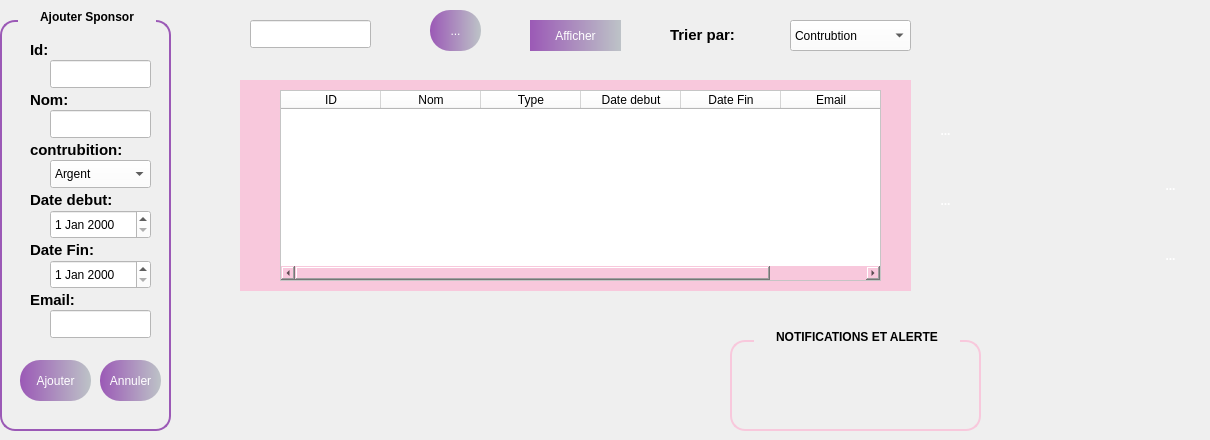
      <widget class="QWidget" name="tab_3">
       <attribute name="title">
        <string>Acceuil</string>
       </attribute>
       <widget class="QGroupBox" name="groupBox_6">
        <property name="geometry">
         <rect>
          <x>0</x>
          <y>0</y>
          <width>171</width>
          <height>431</height>
         </rect>
        </property>
        <property name="styleSheet">
         <string notr="true">QGroupBox {
    border: 2px solid #9B59B6;
    border-radius: 15px;
    margin-top: 20px;
    background: qlineargradient(spread:pad,
                                x1:0, y1:0,
                                x2:1, y2:0,
                                stop:0 #9B59B6,
                                stop:1 #BDC3C7);
    color: white;
    font-weight: bold;
    padding: 15px;
}

QGroupBox::title {
    subcontrol-origin: margin;
    subcontrol-position: top centre; 
    padding: 10px 20px; 
    border-radius: 15px; 
    background: qlineargradient(spread:pad,
                                x1:0, y1:0,
                                x2:1, y2:0,
                                stop:0 #9B59B6,
                                stop:1 #BDC3C7);
    color: black; 
    font-size: 20px; 
    font-weight: bold;

}QGroupBox {
    border: 2px solid #9B59B6;
    border-radius: 15px;
    margin-top: 20px;
    background: qlineargradient(spread:pad,
                                x1:0, y1:0,
                                x2:1, y2:0,
                                stop:0 #9B59B6,
                                stop:1 #BDC3C7);
    color: white;
    font-weight: bold;
    padding: 15px;
}

QGroupBox::title {
    subcontrol-origin: margin;
    subcontrol-position: top centre; 
    padding: 10px 20px; 
    border-radius: 15px; 
    background: qlineargradient(spread:pad,
                                x1:0, y1:0,
                                x2:1, y2:0,
                                stop:0 #9B59B6,
                                stop:1 #BDC3C7);
    color: black; 
    font-size: 20px; 
    font-weight: bold;

}QGroupBox {
    border: 2px solid #9B59B6;
    border-radius: 15px;
    margin-top: 20px;
    background: qlineargradient(spread:pad,
                                x1:0, y1:0,
                                x2:1, y2:0,
                                stop:0 #9B59B6,
                                stop:1 #BDC3C7);
    color: white;
    font-weight: bold;
    padding: 15px;
}

QGroupBox::title {
    subcontrol-origin: margin;
    subcontrol-position: top centre; 
    padding: 10px 20px; 
    border-radius: 15px; 
    background: qlineargradient(spread:pad,
                                x1:0, y1:0,
                                x2:1, y2:0,
                                stop:0 #9B59B6,
                                stop:1 #BDC3C7);
    color: black; 
    font-size: 20px; 
    font-weight: bold;

}</string>
        </property>
        <property name="title">
         <string>Ajouter Sponsor</string>
        </property>
        <widget class="QLabel" name="label_9">
         <property name="geometry">
          <rect>
           <x>30</x>
           <y>40</y>
           <width>63</width>
           <height>20</height>
          </rect>
         </property>
         <property name="styleSheet">
          <string notr="true">color: rgb(0, 0, 0);
background:transparent;</string>
         </property>
         <property name="text">
          <string>&lt;html&gt;&lt;head/&gt;&lt;body&gt;&lt;p&gt;&lt;span style=&quot; font-size:11pt; font-weight:700; color:#000000;&quot;&gt;Id:&lt;/span&gt;&lt;/p&gt;&lt;/body&gt;&lt;/html&gt;</string>
         </property>
        </widget>
        <widget class="QLabel" name="label_11">
         <property name="geometry">
          <rect>
           <x>30</x>
           <y>90</y>
           <width>63</width>
           <height>20</height>
          </rect>
         </property>
         <property name="styleSheet">
          <string notr="true">background:transparent;
</string>
         </property>
         <property name="text">
          <string>&lt;html&gt;&lt;head/&gt;&lt;body&gt;&lt;p&gt;&lt;span style=&quot; font-size:11pt; font-weight:700; color:#000000;&quot;&gt;Nom:&lt;/span&gt;&lt;/p&gt;&lt;/body&gt;&lt;/html&gt;</string>
         </property>
        </widget>
        <widget class="QLabel" name="label_12">
         <property name="geometry">
          <rect>
           <x>30</x>
           <y>140</y>
           <width>111</width>
           <height>20</height>
          </rect>
         </property>
         <property name="styleSheet">
          <string notr="true">background-color: rgb(0, 0, 0);
background:transparent;</string>
         </property>
         <property name="text">
          <string>&lt;html&gt;&lt;head/&gt;&lt;body&gt;&lt;p&gt;&lt;span style=&quot; font-size:11pt; font-weight:700; color:#000000;&quot;&gt;contrubition:&lt;/span&gt;&lt;/p&gt;&lt;/body&gt;&lt;/html&gt;</string>
         </property>
        </widget>
        <widget class="QLabel" name="label_13">
         <property name="geometry">
          <rect>
           <x>30</x>
           <y>190</y>
           <width>111</width>
           <height>20</height>
          </rect>
         </property>
         <property name="styleSheet">
          <string notr="true">background-color: rgb(0, 0, 0);
background:transparent;</string>
         </property>
         <property name="text">
          <string>&lt;html&gt;&lt;head/&gt;&lt;body&gt;&lt;p&gt;&lt;span style=&quot; font-size:11pt; font-weight:700; color:#000000;&quot;&gt;Date debut:&lt;/span&gt;&lt;/p&gt;&lt;/body&gt;&lt;/html&gt;</string>
         </property>
        </widget>
        <widget class="QComboBox" name="comboBox_2">
         <property name="geometry">
          <rect>
           <x>50</x>
           <y>160</y>
           <width>101</width>
           <height>28</height>
          </rect>
         </property>
         <property name="styleSheet">
          <string notr="true">background-color: rgb(255, 255, 255);</string>
         </property>
         <item>
          <property name="text">
           <string>Argent</string>
          </property>
         </item>
         <item>
          <property name="text">
           <string>Materiel</string>
          </property>
         </item>
         <item>
          <property name="text">
           <string>Service</string>
          </property>
         </item>
         <item>
          <property name="text">
           <string>Autre</string>
          </property>
         </item>
        </widget>
        <widget class="QLabel" name="label_14">
         <property name="geometry">
          <rect>
           <x>30</x>
           <y>240</y>
           <width>111</width>
           <height>20</height>
          </rect>
         </property>
         <property name="styleSheet">
          <string notr="true">background-color: rgb(0, 0, 0);
background:transparent;</string>
         </property>
         <property name="text">
          <string>&lt;html&gt;&lt;head/&gt;&lt;body&gt;&lt;p&gt;&lt;span style=&quot; font-size:11pt; font-weight:700; color:#000000;&quot;&gt;Date Fin:&lt;/span&gt;&lt;/p&gt;&lt;/body&gt;&lt;/html&gt;</string>
         </property>
        </widget>
        <widget class="QDateEdit" name="dateEdit_3">
         <property name="geometry">
          <rect>
           <x>50</x>
           <y>210</y>
           <width>101</width>
           <height>29</height>
          </rect>
         </property>
         <property name="styleSheet">
          <string notr="true">background-color: rgb(255, 255, 255);</string>
         </property>
        </widget>
        <widget class="QDateEdit" name="dateEdit_4">
         <property name="geometry">
          <rect>
           <x>50</x>
           <y>260</y>
           <width>101</width>
           <height>29</height>
          </rect>
         </property>
         <property name="styleSheet">
          <string notr="true">background-color: rgb(255, 255, 255);</string>
         </property>
        </widget>
        <widget class="QLabel" name="label_15">
         <property name="geometry">
          <rect>
           <x>30</x>
           <y>290</y>
           <width>81</width>
           <height>20</height>
          </rect>
         </property>
         <property name="styleSheet">
          <string notr="true">color: rgb(0, 0, 0);
background:transparent;</string>
         </property>
         <property name="text">
          <string>&lt;html&gt;&lt;head/&gt;&lt;body&gt;&lt;p&gt;&lt;span style=&quot; font-size:11pt; font-weight:700; color:#000000;&quot;&gt;Email:&lt;/span&gt;&lt;/p&gt;&lt;/body&gt;&lt;/html&gt;</string>
         </property>
        </widget>
        <widget class="QLineEdit" name="lineEdit_2">
         <property name="geometry">
          <rect>
           <x>50</x>
           <y>310</y>
           <width>101</width>
           <height>28</height>
          </rect>
         </property>
         <property name="styleSheet">
          <string notr="true">background-color: rgb(255, 255, 255);</string>
         </property>
        </widget>
        <widget class="QToolButton" name="toolButton_11">
         <property name="geometry">
          <rect>
           <x>20</x>
           <y>360</y>
           <width>71</width>
           <height>41</height>
          </rect>
         </property>
         <property name="styleSheet">
          <string notr="true">QToolButton { border: none; border-radius: 20px; color: white; padding: 1px; background: qlineargradient(spread:pad, x1:0, y1:0, x2:1, y2:0, stop:0 #9B59B6, stop:1 #BDC3C7); } QToolButton:hover { background: qlineargradient(spread:pad, x1:0, y1:0, x2:1, y2:0, stop:0 #BDC3C7, stop:1 #F8C8DC);}</string>
         </property>
         <property name="text">
          <string>Ajouter</string>
         </property>
        </widget>
        <widget class="QLineEdit" name="lineEdit_6">
         <property name="geometry">
          <rect>
           <x>50</x>
           <y>60</y>
           <width>101</width>
           <height>28</height>
          </rect>
         </property>
         <property name="styleSheet">
          <string notr="true">background-color: rgb(255, 255, 255);</string>
         </property>
        </widget>
        <widget class="QLineEdit" name="lineEdit_7">
         <property name="geometry">
          <rect>
           <x>50</x>
           <y>110</y>
           <width>101</width>
           <height>28</height>
          </rect>
         </property>
         <property name="styleSheet">
          <string notr="true">background-color: rgb(255, 255, 255);</string>
         </property>
        </widget>
        <widget class="QToolButton" name="toolButton_12">
         <property name="geometry">
          <rect>
           <x>100</x>
           <y>360</y>
           <width>61</width>
           <height>41</height>
          </rect>
         </property>
         <property name="styleSheet">
          <string notr="true">QToolButton { border: none; border-radius: 20px; color: white; padding: 1px; background: qlineargradient(spread:pad, x1:0, y1:0, x2:1, y2:0, stop:0 #9B59B6, stop:1 #BDC3C7); } QToolButton:hover { background: qlineargradient(spread:pad, x1:0, y1:0, x2:1, y2:0, stop:0 #BDC3C7, stop:1 #F8C8DC);}</string>
         </property>
         <property name="text">
          <string>Annuler</string>
         </property>
        </widget>
       </widget>
       <widget class="QLineEdit" name="lineEdit_8">
        <property name="geometry">
         <rect>
          <x>250</x>
          <y>20</y>
          <width>121</width>
          <height>28</height>
         </rect>
        </property>
        <property name="styleSheet">
         <string notr="true">background-color: rgb(255, 255, 255);</string>
        </property>
       </widget>
       <widget class="QLabel" name="label_17">
        <property name="geometry">
         <rect>
          <x>670</x>
          <y>20</y>
          <width>101</width>
          <height>31</height>
         </rect>
        </property>
        <property name="text">
         <string>&lt;html&gt;&lt;head/&gt;&lt;body&gt;&lt;p&gt;&lt;span style=&quot; font-size:11pt; font-weight:700; color:#000000;&quot;&gt;Trier par:&lt;/span&gt;&lt;/p&gt;&lt;/body&gt;&lt;/html&gt;</string>
        </property>
       </widget>
       <widget class="QComboBox" name="comboBox_5">
        <property name="geometry">
         <rect>
          <x>790</x>
          <y>20</y>
          <width>121</width>
          <height>31</height>
         </rect>
        </property>
        <property name="styleSheet">
         <string notr="true">background-color: rgb(255, 255, 255);</string>
        </property>
        <item>
         <property name="text">
          <string>Contrubtion</string>
         </property>
        </item>
       </widget>
       <widget class="QToolButton" name="toolButton_7">
        <property name="geometry">
         <rect>
          <x>1140</x>
          <y>230</y>
          <width>61</width>
          <height>51</height>
         </rect>
        </property>
        <property name="styleSheet">
         <string notr="true">QToolButton {
    border: none;
    border-radius: 20px;
    color: white;
    padding: 5px;
    background: qlineargradient(spread:pad,
                                x1:0, y1:0,
                                x2:1, y2:0,
                                stop:0 #F8C8DC,
                                stop:1 #BDC3C7);
    font-weight: bold;
}

QToolButton:hover {
    background: qlineargradient(spread:pad,
                                x1:0, y1:0,
                                x2:1, y2:0,
                                stop:0 #BDC3C7,
                                stop:1 #F8C8DC);
    color: black;
}
</string>
        </property>
        <property name="text">
         <string>...</string>
        </property>
        <property name="icon">
         <iconset theme="QIcon::ThemeIcon::MailMessageNew"/>
        </property>
        <property name="iconSize">
         <size>
          <width>30</width>
          <height>30</height>
         </size>
        </property>
       </widget>
       <widget class="QToolButton" name="toolButton_8">
        <property name="geometry">
         <rect>
          <x>1140</x>
          <y>160</y>
          <width>61</width>
          <height>51</height>
         </rect>
        </property>
        <property name="styleSheet">
         <string notr="true">QToolButton {
    border: none;
    border-radius: 20px;
    color: white;
    padding: 5px;
    background: qlineargradient(spread:pad,
                                x1:0, y1:0,
                                x2:1, y2:0,
                                stop:0 #F8C8DC,
                                stop:1 #BDC3C7);
    font-weight: bold;
}

QToolButton:hover {
    background: qlineargradient(spread:pad,
                                x1:0, y1:0,
                                x2:1, y2:0,
                                stop:0 #BDC3C7,
                                stop:1 #F8C8DC);
    color: black;
}</string>
        </property>
        <property name="text">
         <string>...</string>
        </property>
        <property name="icon">
         <iconset theme="QIcon::ThemeIcon::EditDelete"/>
        </property>
        <property name="iconSize">
         <size>
          <width>30</width>
          <height>30</height>
         </size>
        </property>
       </widget>
       <widget class="QToolButton" name="toolButton_9">
        <property name="geometry">
         <rect>
          <x>430</x>
          <y>10</y>
          <width>51</width>
          <height>41</height>
         </rect>
        </property>
        <property name="styleSheet">
         <string notr="true">QToolButton { border: none; border-radius: 20px; color: white; padding: 1px; background: qlineargradient(spread:pad, x1:0, y1:0, x2:1, y2:0, stop:0 #9B59B6, stop:1 #BDC3C7); } QToolButton:hover { background: qlineargradient(spread:pad, x1:0, y1:0, x2:1, y2:0, stop:0 #BDC3C7, stop:1 #F8C8DC);}</string>
        </property>
        <property name="text">
         <string>...</string>
        </property>
        <property name="icon">
         <iconset theme="QIcon::ThemeIcon::EditFind"/>
        </property>
        <property name="iconSize">
         <size>
          <width>30</width>
          <height>30</height>
         </size>
        </property>
       </widget>
       <widget class="QToolButton" name="toolButton_17">
        <property name="geometry">
         <rect>
          <x>530</x>
          <y>20</y>
          <width>91</width>
          <height>31</height>
         </rect>
        </property>
        <property name="styleSheet">
         <string notr="true">QToolButton { border: none; border-radius: 20px; color: white; padding: 1px; background: qlineargradient(spread:pad, x1:0, y1:0, x2:1, y2:0, stop:0 #9B59B6, stop:1 #BDC3C7); } QToolButton:hover { background: qlineargradient(spread:pad, x1:0, y1:0, x2:1, y2:0, stop:0 #BDC3C7, stop:1 #F8C8DC);}</string>
        </property>
        <property name="text">
         <string>Afficher</string>
        </property>
       </widget>
       <widget class="QGroupBox" name="groupBox_7">
        <property name="geometry">
         <rect>
          <x>730</x>
          <y>320</y>
          <width>251</width>
          <height>111</height>
         </rect>
        </property>
        <property name="styleSheet">
         <string notr="true">QGroupBox {
    border: 2px solid #F8C8DC;
    border-radius: 15px;
    margin-top: 20px;
    background: qlineargradient(spread:pad,
                                x1:0, y1:0,
                                x2:1, y2:0,
                                stop:0 #F8C8DC,
                                stop:1 #BDC3C7);
    color: white;
    font-weight: bold;
    padding: 15px;
}

QGroupBox::title {
    subcontrol-origin: margin;
    subcontrol-position: top centre; 
    padding: 10px 20px; 
    border-radius: 15px; 
    background: qlineargradient(spread:pad,
                                x1:0, y1:0,
                                x2:1, y2:0,
                                stop:0 #F8C8DC,
                                stop:1 #BDC3C7);
    color: black; 
    font-size: 20px; 
    font-weight: bold;
}</string>
        </property>
        <property name="title">
         <string>NOTIFICATIONS ET ALERTE</string>
        </property>
        <widget class="QLabel" name="label_5">
         <property name="geometry">
          <rect>
           <x>250</x>
           <y>0</y>
           <width>71</width>
           <height>61</height>
          </rect>
         </property>
         <property name="text">
          <string/>
         </property>
         <property name="pixmap">
          <pixmap>../../—Pngtree—alert notification bell 3d icon_8631570.png</pixmap>
         </property>
         <property name="scaledContents">
          <bool>true</bool>
         </property>
        </widget>
       </widget>
       <widget class="QWidget" name="widget_2" native="true">
        <property name="geometry">
         <rect>
          <x>240</x>
          <y>80</y>
          <width>671</width>
          <height>211</height>
         </rect>
        </property>
        <property name="styleSheet">
         <string notr="true">background-color: rgb(248, 200, 220);</string>
        </property>
        <widget class="QTableWidget" name="tableWidget_2">
         <property name="geometry">
          <rect>
           <x>40</x>
           <y>10</y>
           <width>601</width>
           <height>191</height>
          </rect>
         </property>
         <property name="styleSheet">
          <string notr="true">background-color: rgb(255, 255, 255);
color: rgb(0, 0, 0);</string>
         </property>
         <column>
          <property name="text">
           <string>ID</string>
          </property>
         </column>
         <column>
          <property name="text">
           <string>Nom</string>
          </property>
         </column>
         <column>
          <property name="text">
           <string>Type</string>
          </property>
         </column>
         <column>
          <property name="text">
           <string>Date debut</string>
          </property>
         </column>
         <column>
          <property name="text">
           <string>Date Fin</string>
          </property>
         </column>
         <column>
          <property name="text">
           <string>Email</string>
          </property>
         </column>
        </widget>
       </widget>
       <widget class="QToolButton" name="toolButton_59">
        <property name="geometry">
         <rect>
          <x>920</x>
          <y>110</y>
          <width>51</width>
          <height>41</height>
         </rect>
        </property>
        <property name="styleSheet">
         <string notr="true">QToolButton {
	font: 10pt &quot;Segoe UI&quot;;
    border: none;
    border-radius: 20px;
    color: white;
    padding: 5px;
    background: qlineargradient(spread:pad,
                                x1:0, y1:0,
                                x2:1, y2:0,
                                stop:0 #F8C8DC,
                                stop:1 #BDC3C7);
    font-weight: bold;
}

QToolButton:hover {
    background: qlineargradient(spread:pad,
                                x1:0, y1:0,
                                x2:1, y2:0,
                                stop:0 #BDC3C7,
                                stop:1 #F8C8DC);
    color: black;
}
</string>
        </property>
        <property name="text">
         <string>...</string>
        </property>
        <property name="icon">
         <iconset theme="QIcon::ThemeIcon::MailMessageNew"/>
        </property>
        <property name="iconSize">
         <size>
          <width>30</width>
          <height>30</height>
         </size>
        </property>
       </widget>
       <widget class="QToolButton" name="toolButton_62">
        <property name="geometry">
         <rect>
          <x>920</x>
          <y>180</y>
          <width>51</width>
          <height>41</height>
         </rect>
        </property>
        <property name="styleSheet">
         <string notr="true">QToolButton {
	font: 10pt &quot;Segoe UI&quot;;
    border: none;
    border-radius: 20px;
    color: white;
    padding: 5px;
    background: qlineargradient(spread:pad,
                                x1:0, y1:0,
                                x2:1, y2:0,
                                stop:0 #F8C8DC,
                                stop:1 #BDC3C7);
    font-weight: bold;
}

QToolButton:hover {
    background: qlineargradient(spread:pad,
                                x1:0, y1:0,
                                x2:1, y2:0,
                                stop:0 #BDC3C7,
                                stop:1 #F8C8DC);
    color: black;
}
</string>
        </property>
        <property name="text">
         <string>...</string>
        </property>
        <property name="icon">
         <iconset theme="QIcon::ThemeIcon::EditDelete"/>
        </property>
        <property name="iconSize">
         <size>
          <width>30</width>
          <height>30</height>
         </size>
        </property>
       </widget>
      </widget>
